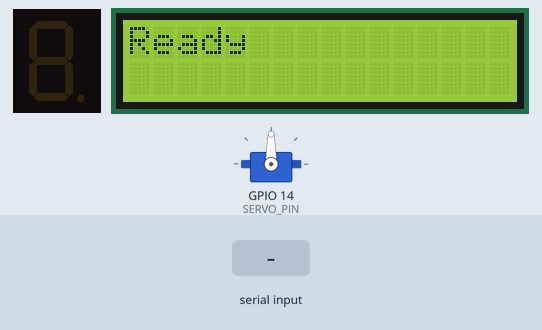
Simulated run of this sketch. Board: ESP32. Parts: 1-digit seven-segment display, servo, 16×2 character LCD. Wiring (inferred from the names in the program): 1-digit 7-segment display, segments lit when HIGH: segments GPIO 2, GPIO 4, GPIO 5, GPIO 13, GPIO 26, GPIO 27, GPIO 33. The inputs (shaded band) are chosen by the test bench. Nothing arrives over Bluetooth unless stated; the segment pins are drawn as the display they are named for.

Above: at 0.07 s.
1.4 s: "A" received over the second serial link
At 2.3 s:
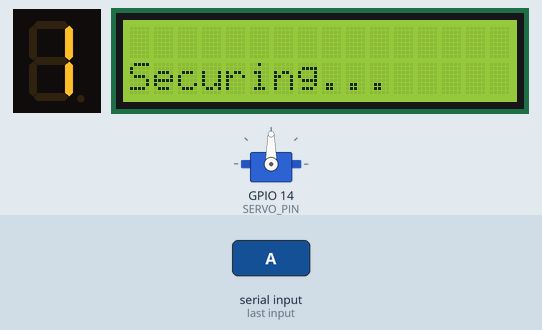
2.9 s: "B" received over the second serial link
At 5.1 s:
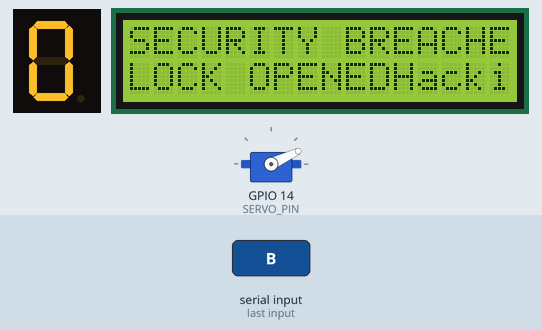
5.4 s: "A" received over the second serial link
At 6.6 s:
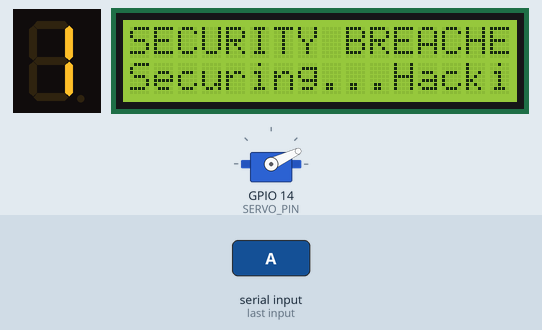
Timing chart, 0 to 8.4 s (numbered marks = the images above; inputs shaded):
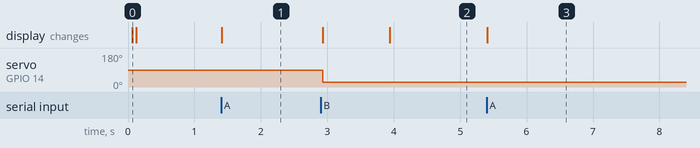

Measured:
- after the input at 1.4 s, the display: changes at once (image 1)
- after the input at 2.9 s, servo on GPIO 14 (SERVO_PIN): 90° → 25° at once; the display: first changes at once (image 2 shows a later state)
- after the input at 5.4 s, the display: changes at once (image 3)

The sketch:

no-error.ino
```cpp
#include <BluetoothSerial.h>
#include <Wire.h>
#include <LiquidCrystal_I2C.h>
#include <ESP32Servo.h>

const int a = 2;
const int b = 4;
const int c = 5;
const int d = 13;
const int e = 26;
const int f = 27;
const int g = 33;

int counter = 0;
int digit = 0;
#define SERVO_PIN 14

BluetoothSerial SerialBT;
Servo myservo;
LiquidCrystal_I2C lcd(0x27, 16, 2);

void setup()
{
  SerialBT.begin("ESP32 Bluetooth Servo");
  myservo.attach(SERVO_PIN);
  lcd.begin(16, 2);
  lcd.print("Ready");

  pinMode(a, OUTPUT);
  pinMode(b, OUTPUT);
  pinMode(c, OUTPUT);
  pinMode(d, OUTPUT);
  pinMode(e, OUTPUT);
  pinMode(f, OUTPUT);
  pinMode(g, OUTPUT);

  lcd.init();
  lcd.backlight();
}

void loop()
{
  if (SerialBT.available())
  {
    char command = SerialBT.read();

    if (command == 'A')
    {
      if (counter < 5)
      {
        counter++;
        digit = counter;
        if (counter == 5)
          openServo();
        displayDigit();
        if (counter >= 1 && counter <= 4)
          lcd.setCursor(0, 1); lcd.print("Securing...");
      }
    }
    else if (command == 'B')
    {
      if (counter > 0)
      {
        counter--;
        digit = counter;
        if (counter == 0)
          closeServo();
        displayDigit();
        if (counter >= 1 && counter <= 4)
          lcd.setCursor(0, 1); lcd.print("Hacking...");
      }
    }
  }
}

void openServo()
{
  lcd.clear();
  lcd.setCursor(0, 0); lcd.print("ACCESS DENIED");
  lcd.setCursor(0, 1); lcd.print("LOCK CLOSED");
  myservo.write(55);
  delay(1000);
}

void closeServo()
{
  lcd.clear();
  lcd.setCursor(0, 0); lcd.print("SECURITY BREACHED");
  lcd.setCursor(0, 1); lcd.print("LOCK OPENED");
  myservo.write(25);
  delay(1000);
}

void displayDigit()
{
  int segments[] = {a, b, c, d, e, f, g};
  for (int i = 0; i < 7; i++)
    digitalWrite(segments[i], LOW);

  if (digit != 1 && digit != 4) digitalWrite(a, HIGH);
  if (digit != 5 && digit != 6) digitalWrite(b, HIGH);
  if (digit != 2) digitalWrite(c, HIGH);
  if (digit != 1 && digit != 4 && digit != 7) digitalWrite(d, HIGH);
  if (digit == 2 || digit == 6 || digit == 8 || digit == 0) digitalWrite(e, HIGH);
  if (digit != 1 && digit != 2 && digit != 3 && digit != 7) digitalWrite(f, HIGH);
  if (digit != 0 && digit != 1 && digit != 7) digitalWrite(g, HIGH);
}
```
